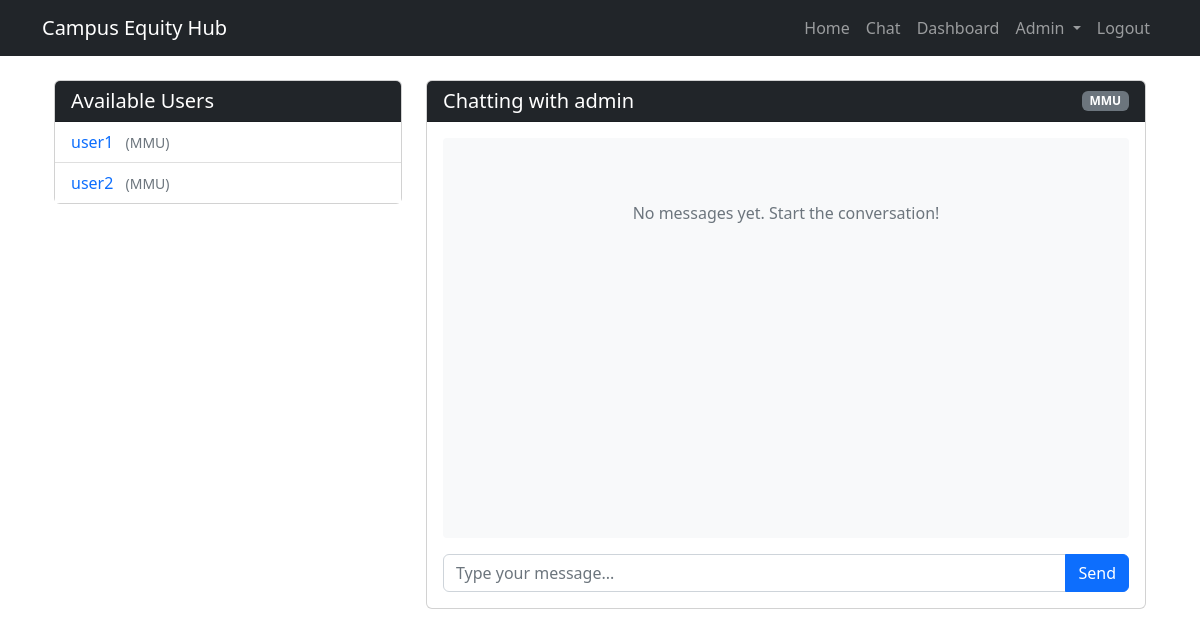
/chat/1 (signed in), run on the app's committed database.
### app.py (models this page shows, shortened)
class User(db.Model):
    id = db.Column(db.Integer, primary_key=True)
    username = db.Column(db.String(80), unique=True, nullable=False)
    email = db.Column(db.String(120), unique=True, nullable=False)
    password = db.Column(db.String(60), nullable=False)
    token = db.Column(db.Integer, nullable=False)
    is_admin = db.Column(db.Boolean, default=False)
    campus = db.Column(db.String(120), nullable=False)

### app.py (the view, shortened to what this page needs)
@app.route('/chat/<int:user_id>', methods=['GET', 'POST'])
def chat_with_user(user_id):
    if 'user_id' not in session:
        flash('Please log in to access the chat.', 'danger')
        return redirect(url_for('login'))
    current_user_id = session['user_id']
    chat_partner = User.query.get_or_404(user_id)
    unread_messages = Chat.query.filter_by(
        sender_id=user_id,
        receiver_id=current_user_id,
        read=False
    ).all()
    for msg in unread_messages:
        msg.read = True
    db.session.commit()
    messages = Chat.query.filter(
        ((Chat.sender_id == current_user_id) & (Chat.receiver_id == user_id)) |
        ((Chat.sender_id == user_id) & (Chat.receiver_id == current_user_id))
    ).order_by(Chat.timestamp).all()
    users = User.query.filter(User.id != current_user_id).all()
    unread_counts = db.session.query(
        Chat.sender_id,
        db.func.count(Chat.id).label('count')
    ).filter(
        Chat.receiver_id == current_user_id,
        Chat.read == False
    ).group_by(Chat.sender_id).all()
    unread_by_user = {sender_id: count for sender_id, count in unread_counts}
    return render_template(
        'chat_with_user.html',
        chat_partner=chat_partner,
        messages=messages,
        users=users,
        unread_by_user=unread_by_user
    )

### templates/chat_with_user.html (shortened to what this page needs)
{% extends 'layout.html' %}
{% block content %}
<div class="container-fluid">
    <div class="row">
        <div class="col-md-4">
            <div class="card mb-4">
                <div class="card-header bg-dark text-white">
                    <h5 class="mb-0">Available Users</h5>
                </div>
                <div class="card-body p-0">
                    <ul class="list-group list-group-flush">
                        {% for user in users %}
                        <li class="list-group-item d-flex justify-content-between align-items-center {% if user.id == chat_partner.id %}user-active{% endif %}">
                            <a href="{{ url_for('chat_with_user', user_id=user.id) }}" class="text-decoration-none">
                                {{ user.username }}
                                <span class="text-muted small ms-2">({{ user.campus }})</span>
                            </a>
                        </li>
                        {% endfor %}
                    </ul>
                </div>
            </div>
        </div>
        <div class="col-md-8">
            <div class="card">
                <div class="card-header bg-dark text-white d-flex justify-content-between align-items-center">
                    <h5 class="mb-0">Chatting with {{ chat_partner.username }}</h5>
                    <span class="badge bg-secondary">{{ chat_partner.campus }}</span>
                </div>
                <div class="card-body">
                    <div class="chat-container" id="chatContainer">
                        {% if messages %}
                            {% for message in messages %}
                            <div class="message {% if message.sender_id == session.user_id %}message-sent{% else %}message-received{% endif %}" data-message-id="{{ message.id }}">
                                {{ message.message }}
                                <span class="message-time">{{ message.timestamp }}</span>
                            </div>
                            {% endfor %}
                        {% else %}
                            <div class="text-center text-muted py-5">
                                <p>No messages yet. Start the conversation!</p>
                            </div>
                        {% endif %}
                    </div>
                    <form id="messageForm" method="POST" class="mt-3">
                        <div class="input-group">
                            <input type="text" name="message" id="messageInput" class="form-control" placeholder="Type your message..." required autocomplete="off">
                            <button type="submit" class="btn btn-primary">Send</button>
                        </div>
                    </form>
                </div>
            </div>
        </div>
    </div>
</div>
{% endblock %}

### templates/chat_with_user.html (style rules this page uses)
.chat-container { height: 400px; overflow-y: auto; padding: 15px; background-color: #f8f9fa; border-radius: 0.25rem; }

### data on the page
User: username "user1", campus "MMU"
User: username "user2", campus "MMU"
User: username "admin", campus "MMU"
